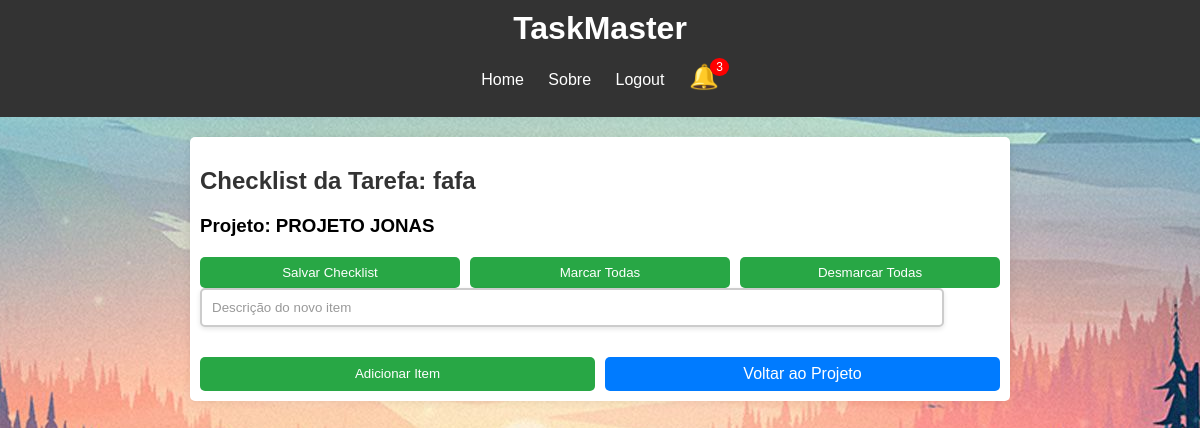
Page /checklist/1 (signed in) on the earlier database version.
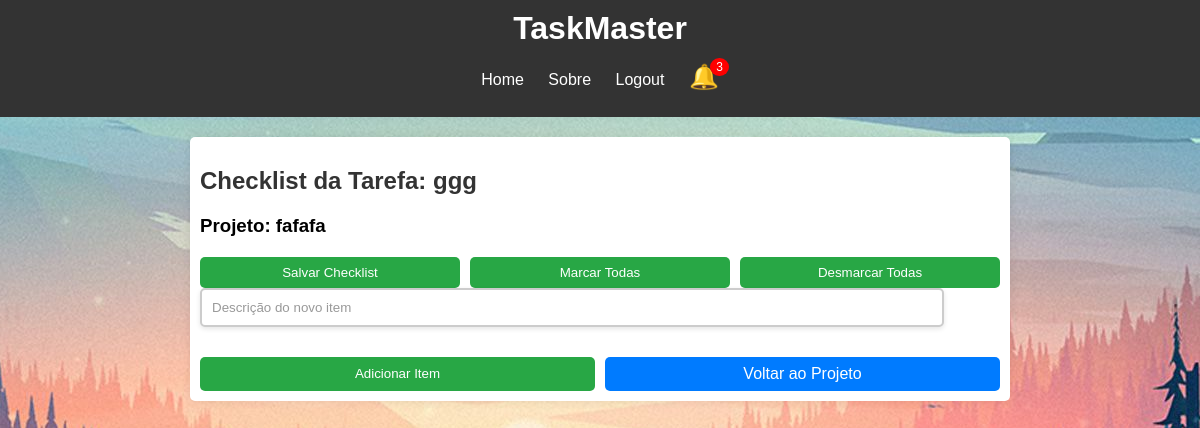
Same page on the later database version.
### website/models.py (models this page shows)
class Task(db.Model):
    id_task = db.Column(db.Integer, primary_key=True)
    description = db.Column(db.String(255), nullable=False)
    status = db.Column(db.String(50), nullable=False)
    project_id = db.Column(db.Integer, db.ForeignKey('project.id'), nullable=False)
    importance = db.Column(db.Integer, nullable=False)
    ease = db.Column(db.Integer, nullable=False)
    priority = db.Column(db.Integer, nullable=False)
    completion_date = db.Column(db.Date, nullable=True)
    comment = db.Column(db.String(500), nullable=True)  # Comentário opcional
    drive_link = db.Column(db.String(500), nullable=True)  # Link
    checklist_items = db.relationship('ChecklistItem', backref='task', cascade='all, delete-orphan')

class Project(db.Model):
    id = db.Column(db.Integer, primary_key=True)
    nome_projeto = db.Column(db.String(100), nullable=False)
    user_id = db.Column(db.Integer, db.ForeignKey('usuario.id'), nullable=False)
    criador = db.relationship('Usuario', backref='projetos_criados')

### website/auth.py (the view)
@auth.route('/checklist/<int:task_id>', methods=['GET'])
@login_required
def checklist(task_id):
    tarefa = Task.query.get_or_404(task_id)
    projeto = Project.query.get_or_404(tarefa.project_id)
    return render_template('checklist.html', tarefa=tarefa, projeto=projeto)

### website/__init__.py (called while the page is built)
def create_app():
    app = Flask(__name__)
    app.config['SECRET_KEY'] = 'dev'
    app.config['SQLALCHEMY_DATABASE_URI'] = f'sqlite:///{DB_NAME}'
    db.init_app(app)
    from .views import views
    from .auth import auth
    app.register_blueprint(views, url_prefix='/')
    app.register_blueprint(auth, url_prefix='/')
    from .models import Usuario, Project
    create_db(app)
    login_manager = LoginManager()
    login_manager.login_view = 'auth.login'  # Rota de login se o usuário não estiver autenticado
    login_manager.init_app(app)
    @login_manager.user_loader
    def load_user(id):
        return Usuario.query.get(int(id))
    return app

### website/templates/checklist.html (shortened to what this page needs)
{% extends 'base.html' %}
{% block content %}
    <h2>Checklist da Tarefa: {{ tarefa.description }}</h2>
    <h3>Projeto: {{ projeto.nome_projeto }}</h3>
    <div class="checklist-container">
        <form method="POST" action="{{ url_for('auth.atualizar_checklist', task_id=tarefa.id_task, project_id=projeto.id) }}">
            <div class="button-group">
                <button type="submit">Salvar Checklist</button>
                <button type="button" id="marcar-todas">Marcar Todas</button>
                <button type="button" id="desmarcar-todas">Desmarcar Todas</button>
            </div>
        </form>
        <form method="POST" action="{{ url_for('auth.adicionar_item_checklist', task_id=tarefa.id_task) }}">
            <input type="text" name="descricao_item" placeholder="Descrição do novo item" required class="descricao-item-input">
            <div class="button-group">
                <button type="submit">Adicionar Item</button>
                <a href="{{ url_for('auth.gerenciar_projeto', project_id=projeto.id) }}" class="button-link">Voltar ao Projeto</a>
            </div>
        </form>
    </div>
{% block styles %}
    <link rel="stylesheet" href="{{ url_for('static', filename='checklist.css') }}">
{% endblock %}
{% endblock %}

Differences in the rows shown:
removed Project: nome_projeto "PROJETO JONAS"
changed Task: description "fafa" → "ggg"
added Project: nome_projeto "fafafa"
